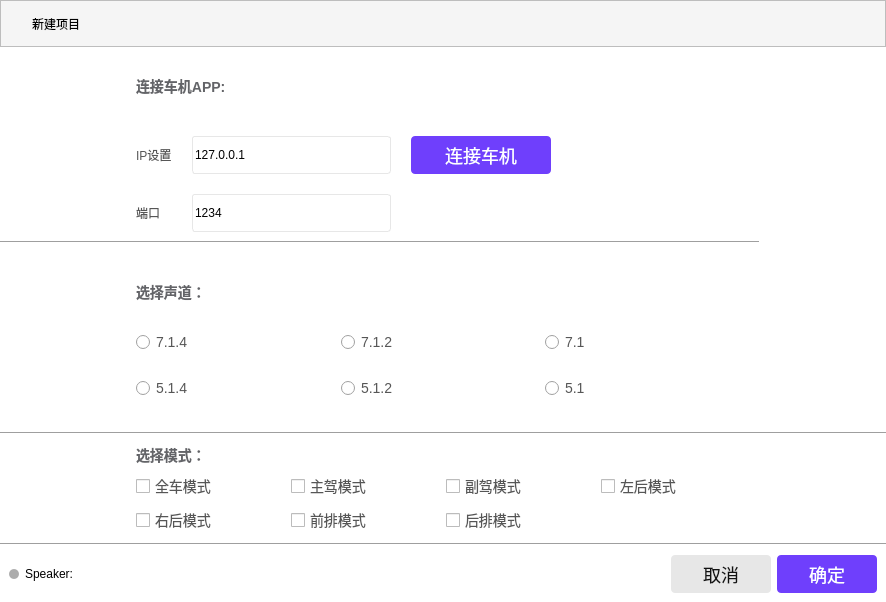
<?xml version="1.0" encoding="UTF-8"?>
<ui version="4.0">
 <class>InputDialog</class>
 <widget class="QDialog" name="InputDialog">
  <property name="geometry">
   <rect>
    <x>0</x>
    <y>0</y>
    <width>886</width>
    <height>602</height>
   </rect>
  </property>
  <property name="windowTitle">
   <string>Dialog</string>
  </property>
  <property name="styleSheet">
   <string notr="true">QFrame#BarFrame 
{
	background: rgb(245, 245, 245);
}

QFrame#frame,
QFrame#frame_2,
QFrame#frame_3,
QFrame#frame_4,
QDialog
{
	background: #ffffff;
}</string>
  </property>
  <layout class="QGridLayout" name="gridLayout_3" rowstretch="1,4,4,4,2,0,0,0" columnstretch="1,5,1">
   <property name="leftMargin">
    <number>0</number>
   </property>
   <property name="topMargin">
    <number>0</number>
   </property>
   <property name="rightMargin">
    <number>0</number>
   </property>
   <property name="bottomMargin">
    <number>0</number>
   </property>
   <property name="spacing">
    <number>0</number>
   </property>
   <item row="5" column="1">
    <widget class="QFrame" name="frame_3">
     <property name="styleSheet">
      <string notr="true">QCheckBox
{
	font-family: 'PingFang SC';
	font-style: normal;
	font-weight: 400;
	font-size: 14px;
	line-height: 20px;
	color: #565656;
}</string>
     </property>
     <property name="frameShape">
      <enum>QFrame::NoFrame</enum>
     </property>
     <property name="frameShadow">
      <enum>QFrame::Plain</enum>
     </property>
     <layout class="QGridLayout" name="gridLayout_4">
      <item row="0" column="0">
       <widget class="QLabel" name="label_5">
        <property name="maximumSize">
         <size>
          <width>16777215</width>
          <height>30</height>
         </size>
        </property>
        <property name="styleSheet">
         <string notr="true">font-family: 'PingFang SC';
font-style: normal;
font-weight: 500;
font-size: 14px;
line-height: 20px;
/* identical to box height */


color: #636468;
</string>
        </property>
        <property name="text">
         <string>选择模式：</string>
        </property>
       </widget>
      </item>
      <item row="1" column="0">
       <widget class="QCheckBox" name="checkBox_0">
        <property name="text">
         <string>全车模式</string>
        </property>
       </widget>
      </item>
      <item row="1" column="1">
       <widget class="QCheckBox" name="checkBox_1">
        <property name="text">
         <string>主驾模式</string>
        </property>
       </widget>
      </item>
      <item row="1" column="2">
       <widget class="QCheckBox" name="checkBox_2">
        <property name="text">
         <string>副驾模式</string>
        </property>
       </widget>
      </item>
      <item row="1" column="3">
       <widget class="QCheckBox" name="checkBox_3">
        <property name="text">
         <string>左后模式</string>
        </property>
       </widget>
      </item>
      <item row="2" column="0">
       <widget class="QCheckBox" name="checkBox_4">
        <property name="text">
         <string>右后模式</string>
        </property>
       </widget>
      </item>
      <item row="2" column="1">
       <widget class="QCheckBox" name="checkBox_5">
        <property name="text">
         <string>前排模式</string>
        </property>
       </widget>
      </item>
      <item row="2" column="2">
       <widget class="QCheckBox" name="checkBox_6">
        <property name="text">
         <string>后排模式</string>
        </property>
       </widget>
      </item>
     </layout>
    </widget>
   </item>
   <item row="1" column="2">
    <spacer name="horizontalSpacer_2">
     <property name="orientation">
      <enum>Qt::Horizontal</enum>
     </property>
     <property name="sizeHint" stdset="0">
      <size>
       <width>40</width>
       <height>20</height>
      </size>
     </property>
    </spacer>
   </item>
   <item row="1" column="1">
    <widget class="QFrame" name="frame">
     <property name="frameShape">
      <enum>QFrame::NoFrame</enum>
     </property>
     <property name="frameShadow">
      <enum>QFrame::Raised</enum>
     </property>
     <layout class="QGridLayout" name="gridLayout" rowstretch="1,3,3">
      <property name="spacing">
       <number>20</number>
      </property>
      <item row="1" column="0">
       <widget class="QLabel" name="label_2">
        <property name="styleSheet">
         <string notr="true">font-family: 'PingFang SC';
font-style: normal;
font-weight: 400;
font-size: 12px;
line-height: 18px;
/* identical to box height, or 150% */


color: #565656;</string>
        </property>
        <property name="text">
         <string>IP设置</string>
        </property>
       </widget>
      </item>
      <item row="0" column="0" colspan="2">
       <widget class="QLabel" name="label">
        <property name="minimumSize">
         <size>
          <width>0</width>
          <height>60</height>
         </size>
        </property>
        <property name="maximumSize">
         <size>
          <width>16777215</width>
          <height>60</height>
         </size>
        </property>
        <property name="styleSheet">
         <string notr="true">font-family: 'PingFang SC';
font-style: normal;
font-weight: 500;
font-size: 14px;
line-height: 20px;
/* identical to box height */


color: #636468;</string>
        </property>
        <property name="text">
         <string>连接车机APP:</string>
        </property>
       </widget>
      </item>
      <item row="2" column="1">
       <widget class="QLineEdit" name="portLineEdit">
        <property name="minimumSize">
         <size>
          <width>0</width>
          <height>38</height>
         </size>
        </property>
        <property name="maximumSize">
         <size>
          <width>16777215</width>
          <height>38</height>
         </size>
        </property>
        <property name="styleSheet">
         <string notr="true">background: #FFFFFF;
border: 1px solid #E7E7E7;
border-radius: 3px;</string>
        </property>
        <property name="text">
         <string>1234</string>
        </property>
       </widget>
      </item>
      <item row="1" column="2">
       <widget class="QPushButton" name="connectButton">
        <property name="styleSheet">
         <string notr="true">QPushButton {
    min-width: 140px;
	max-width: 140px;
	max-height: 38px;
	min-height: 38px;
    background: rgb(111, 63, 252);
    border-radius: 4px;
    
    font-size: 18px;
    
    font-weight: 400;
    text-align: center;
    color: #ffffff;
    line-height: 32px;
}

QPushButton:pressed {
    background: rgb(81, 63, 222);
}
</string>
        </property>
        <property name="text">
         <string>连接车机</string>
        </property>
       </widget>
      </item>
      <item row="2" column="0">
       <widget class="QLabel" name="label_3">
        <property name="styleSheet">
         <string notr="true">font-family: 'PingFang SC';
font-style: normal;
font-weight: 400;
font-size: 12px;
line-height: 18px;
/* identical to box height, or 150% */


color: #565656;</string>
        </property>
        <property name="text">
         <string>端口</string>
        </property>
       </widget>
      </item>
      <item row="1" column="1">
       <widget class="QLineEdit" name="ipLineEdit">
        <property name="minimumSize">
         <size>
          <width>0</width>
          <height>38</height>
         </size>
        </property>
        <property name="maximumSize">
         <size>
          <width>16777215</width>
          <height>38</height>
         </size>
        </property>
        <property name="styleSheet">
         <string notr="true">background: #FFFFFF;
border: 1px solid #E7E7E7;
border-radius: 3px;</string>
        </property>
        <property name="text">
         <string>127.0.0.1</string>
        </property>
       </widget>
      </item>
      <item row="1" column="3">
       <spacer name="horizontalSpacer_5">
        <property name="orientation">
         <enum>Qt::Horizontal</enum>
        </property>
        <property name="sizeHint" stdset="0">
         <size>
          <width>40</width>
          <height>20</height>
         </size>
        </property>
       </spacer>
      </item>
     </layout>
    </widget>
   </item>
   <item row="3" column="1">
    <widget class="QFrame" name="frame_2">
     <property name="styleSheet">
      <string notr="true">QRadioButton
{
	font-family: 'PingFang SC';
	font-style: normal;
	font-weight: 400;
	font-size: 14px;
	line-height: 20px;
	color: #565656;
}</string>
     </property>
     <property name="frameShape">
      <enum>QFrame::NoFrame</enum>
     </property>
     <property name="frameShadow">
      <enum>QFrame::Plain</enum>
     </property>
     <layout class="QGridLayout" name="gridLayout_2" rowstretch="0,0,0" columnstretch="0,0,0">
      <property name="spacing">
       <number>0</number>
      </property>
      <item row="2" column="2">
       <widget class="QRadioButton" name="radioButton_51">
        <property name="text">
         <string>5.1</string>
        </property>
        <property name="checkable">
         <bool>false</bool>
        </property>
       </widget>
      </item>
      <item row="1" column="0">
       <widget class="QRadioButton" name="radioButton_714">
        <property name="text">
         <string>7.1.4</string>
        </property>
        <property name="checkable">
         <bool>false</bool>
        </property>
       </widget>
      </item>
      <item row="2" column="0">
       <widget class="QRadioButton" name="radioButton_514">
        <property name="text">
         <string>5.1.4</string>
        </property>
        <property name="checkable">
         <bool>false</bool>
        </property>
       </widget>
      </item>
      <item row="0" column="0">
       <widget class="QLabel" name="label_4">
        <property name="maximumSize">
         <size>
          <width>16777215</width>
          <height>30</height>
         </size>
        </property>
        <property name="styleSheet">
         <string notr="true">font-family: 'PingFang SC';
font-style: normal;
font-weight: 500;
font-size: 14px;
line-height: 20px;
/* identical to box height */


color: #636468;</string>
        </property>
        <property name="text">
         <string>选择声道：</string>
        </property>
       </widget>
      </item>
      <item row="1" column="1">
       <widget class="QRadioButton" name="radioButton_712">
        <property name="text">
         <string>7.1.2</string>
        </property>
        <property name="checkable">
         <bool>false</bool>
        </property>
       </widget>
      </item>
      <item row="2" column="1">
       <widget class="QRadioButton" name="radioButton_512">
        <property name="text">
         <string>5.1.2</string>
        </property>
        <property name="checkable">
         <bool>false</bool>
        </property>
       </widget>
      </item>
      <item row="1" column="2">
       <widget class="QRadioButton" name="radioButton_71">
        <property name="text">
         <string>7.1</string>
        </property>
        <property name="checkable">
         <bool>false</bool>
        </property>
       </widget>
      </item>
     </layout>
    </widget>
   </item>
   <item row="1" column="0">
    <spacer name="horizontalSpacer">
     <property name="orientation">
      <enum>Qt::Horizontal</enum>
     </property>
     <property name="sizeHint" stdset="0">
      <size>
       <width>40</width>
       <height>20</height>
      </size>
     </property>
    </spacer>
   </item>
   <item row="7" column="0" colspan="3">
    <widget class="QFrame" name="frame_4">
     <property name="frameShape">
      <enum>QFrame::NoFrame</enum>
     </property>
     <property name="frameShadow">
      <enum>QFrame::Plain</enum>
     </property>
     <layout class="QHBoxLayout" name="horizontalLayout">
      <item>
       <widget class="QLabel" name="connectSuccessLabel">
        <property name="styleSheet">
         <string notr="true">QLabel {
    min-width: 10px;
	max-width: 10px;
	max-height: 10px;
	min-height: 10px;
	background: rgb(172, 172, 172);
	border-radius: 5px;
}</string>
        </property>
        <property name="text">
         <string/>
        </property>
       </widget>
      </item>
      <item>
       <widget class="QLabel" name="speakerNumLabel">
        <property name="text">
         <string>Speaker:</string>
        </property>
       </widget>
      </item>
      <item>
       <spacer name="horizontalSpacer_3">
        <property name="orientation">
         <enum>Qt::Horizontal</enum>
        </property>
        <property name="sizeHint" stdset="0">
         <size>
          <width>536</width>
          <height>20</height>
         </size>
        </property>
       </spacer>
      </item>
      <item>
       <widget class="QPushButton" name="CancelButton">
        <property name="styleSheet">
         <string notr="true">QPushButton {
    min-width: 100px;
	max-width: 100px;
	max-height: 38px;
	min-height: 38px;
    background:rgb(231, 231, 231);
    border-radius: 4px;
    
    font-size: 18px;
    
    font-weight: 400;
    text-align: center;
    color: #111111;
    line-height: 32px;
}</string>
        </property>
        <property name="text">
         <string>取消</string>
        </property>
       </widget>
      </item>
      <item>
       <widget class="QPushButton" name="OKButton">
        <property name="styleSheet">
         <string notr="true">QPushButton {
    min-width: 100px;
	max-width: 100px;
	max-height: 38px;
	min-height: 38px;
    background: rgb(111, 63, 252);
    border-radius: 4px;
    
    font-size: 18px;
    
    font-weight: 400;
    text-align: center;
    color: #ffffff;
    line-height: 32px;
}

QPushButton:pressed {
    background: rgb(81, 63, 222);
}
</string>
        </property>
        <property name="text">
         <string>确定</string>
        </property>
       </widget>
      </item>
     </layout>
    </widget>
   </item>
   <item row="4" column="0" colspan="3">
    <widget class="Line" name="line_2">
     <property name="orientation">
      <enum>Qt::Horizontal</enum>
     </property>
    </widget>
   </item>
   <item row="0" column="0" colspan="3">
    <widget class="QFrame" name="BarFrame">
     <property name="frameShape">
      <enum>QFrame::StyledPanel</enum>
     </property>
     <property name="frameShadow">
      <enum>QFrame::Raised</enum>
     </property>
     <layout class="QHBoxLayout" name="horizontalLayout_2">
      <item>
       <widget class="QLabel" name="new_input_icon_label">
        <property name="minimumSize">
         <size>
          <width>16</width>
          <height>16</height>
         </size>
        </property>
        <property name="maximumSize">
         <size>
          <width>16</width>
          <height>16</height>
         </size>
        </property>
        <property name="styleSheet">
         <string notr="true">QLabel#new_input_icon_label
{
	border-image: url(:/icon/project_button_icon.svg);
}</string>
        </property>
        <property name="text">
         <string/>
        </property>
       </widget>
      </item>
      <item>
       <widget class="QLabel" name="label_7">
        <property name="text">
         <string>新建项目</string>
        </property>
       </widget>
      </item>
      <item>
       <spacer name="horizontalSpacer_4">
        <property name="orientation">
         <enum>Qt::Horizontal</enum>
        </property>
        <property name="sizeHint" stdset="0">
         <size>
          <width>796</width>
          <height>20</height>
         </size>
        </property>
       </spacer>
      </item>
     </layout>
    </widget>
   </item>
   <item row="2" column="0" colspan="2">
    <widget class="Line" name="line">
     <property name="orientation">
      <enum>Qt::Horizontal</enum>
     </property>
    </widget>
   </item>
   <item row="6" column="0" colspan="3">
    <widget class="Line" name="line_3">
     <property name="orientation">
      <enum>Qt::Horizontal</enum>
     </property>
    </widget>
   </item>
  </layout>
 </widget>
 <resources/>
 <connections/>
</ui>
